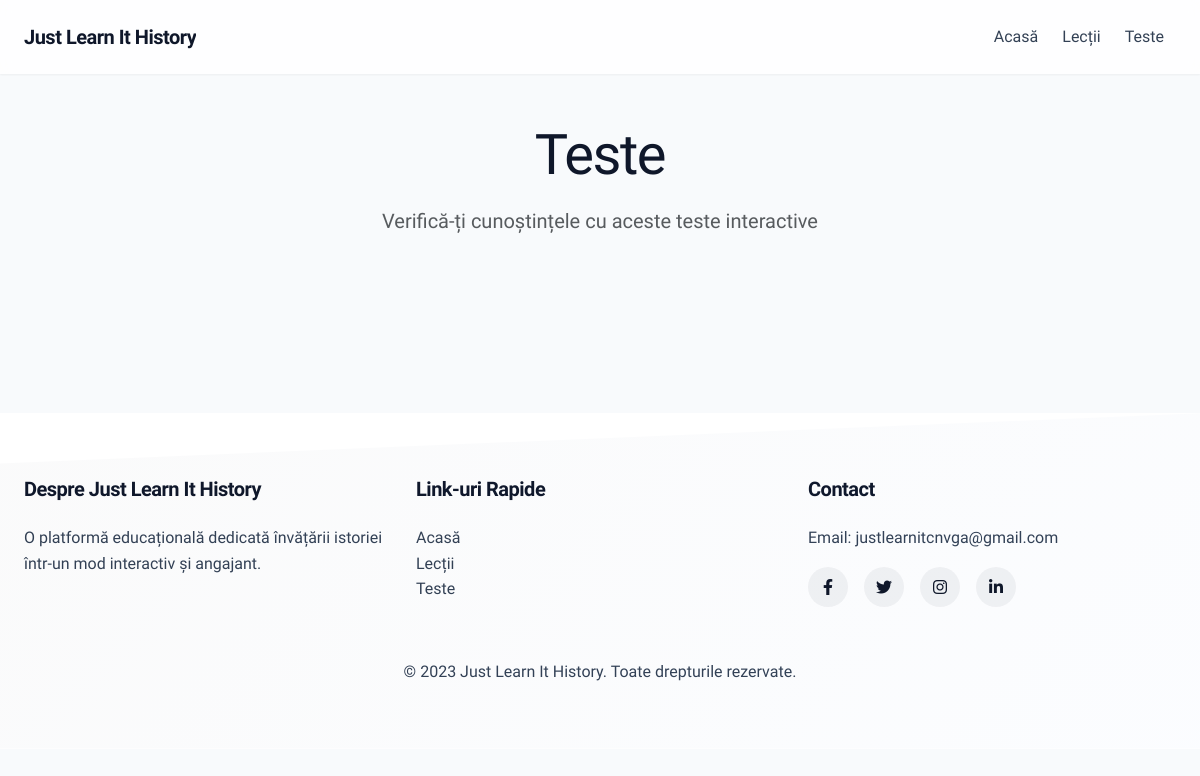
/tests, run on an earlier commit of the app's database.
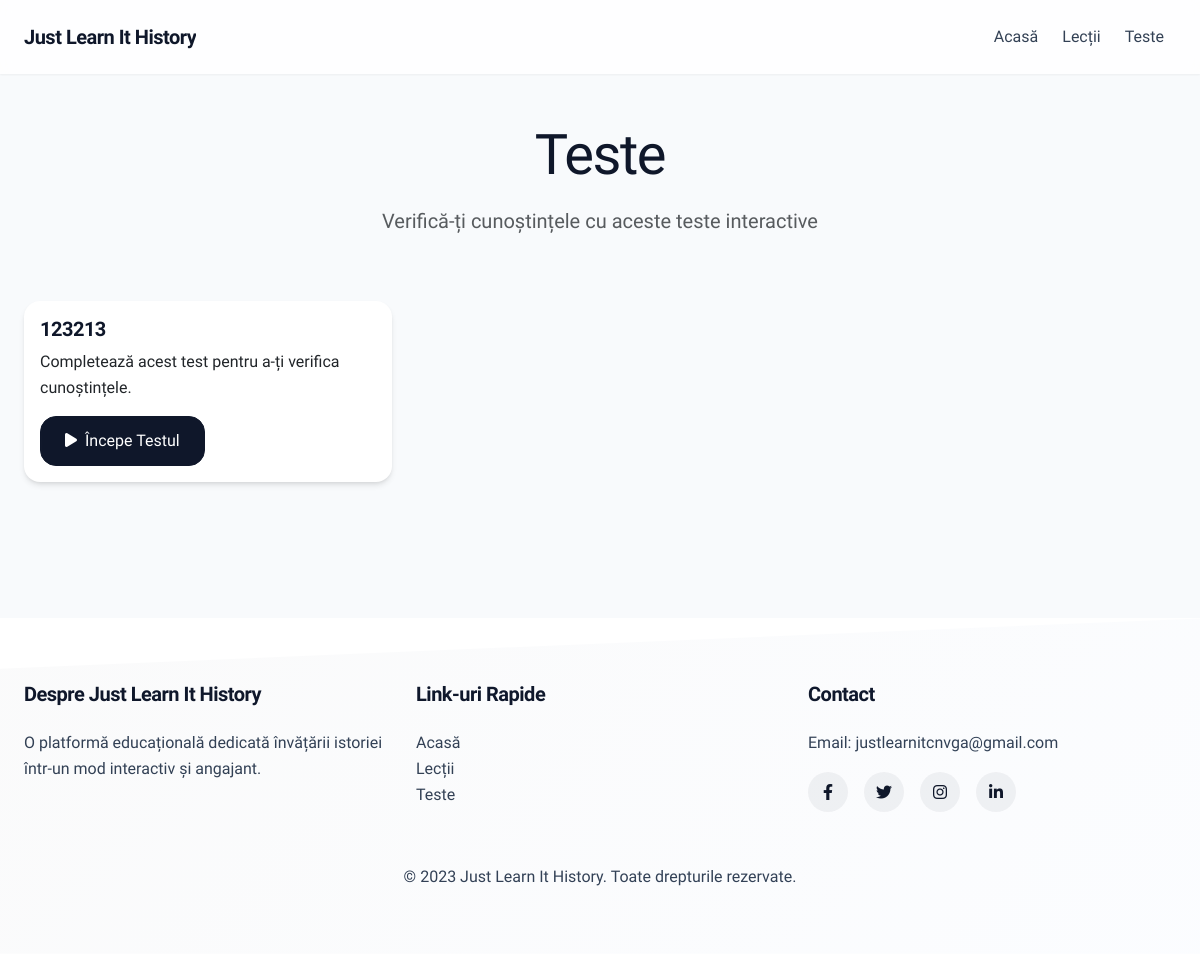
And on a later commit of the database.
### app.py (models this page shows, shortened)
class Test(db.Model):
    id = db.Column(db.Integer, primary_key=True)
    title = db.Column(db.String(200), nullable=False)
    order = db.Column(db.Integer, nullable=False)
    questions_json = db.Column(db.Text, nullable=False)

### app.py (the view)
@app.route('/tests')
def tests():
    try:
        tests = Test.query.all()
    except Exception as e:
        if 'no such column: test.order' in str(e):
            print("Recreating database with correct schema...")
            db.drop_all()
            db.create_all()
            tests = []
        else:
            raise e
    return render_template('tests.html', tests=tests)

### templates/tests.html (shortened to what this page needs)
{% extends "base.html" %}
{% block content %}
<div class="container py-5">
    <div class="row mb-5">
        <div class="col-12 text-center">
            <h1 class="display-4 mb-3">Teste</h1>
            <p class="lead text-muted">Verifică-ți cunoștințele cu aceste teste interactive</p>
        </div>
    </div>
    <div class="row">
        {% for test in tests %}
        <div class="col-md-6 col-lg-4 mb-4">
            <div class="card test-card h-100">
                <div class="card-body">
                    <h5 class="card-title">{{ test.title }}</h5>
                    <p class="card-text">Completează acest test pentru a-ți verifica cunoștințele.</p>
                    <button class="btn btn-primary" onclick="startTest({{ test.id }})">
                        <i class="fas fa-play me-2"></i>Începe Testul
                    </button>
                </div>
            </div>
        </div>
        {% endfor %}
    </div>
</div>
{% endblock %}

### templates/base.html (shortened to what this page needs)
<!DOCTYPE html>
<html lang="ro">
<head>
    <link href="https://cdn.jsdelivr.net/npm/bootstrap@5.3.0/dist/css/bootstrap.min.css" rel="stylesheet">
    <link href="https://cdn.quilljs.com/1.3.6/quill.snow.css" rel="stylesheet">
    <link rel="stylesheet" href="https://cdnjs.cloudflare.com/ajax/libs/font-awesome/6.0.0/css/all.min.css">
</head>
<body>
    <nav class="navbar navbar-expand-lg navbar-dark">
        <div class="container">
            <a class="navbar-brand" href="{{ url_for('index') }}">Just Learn It History</a>
            <div class="collapse navbar-collapse" id="navbarNav">
                <ul class="navbar-nav ms-auto">
                    <li class="nav-item">
                        <a class="nav-link" href="{{ url_for('index') }}">Acasă</a>
                    </li>
                    <li class="nav-item">
                        <a class="nav-link" href="{{ url_for('lessons') }}">Lecții</a>
                    </li>
                    <li class="nav-item">
                        <a class="nav-link" href="{{ url_for('tests') }}">Teste</a>
                    </li>
                </ul>
            </div>
        </div>
    </nav>
    {% block content %}{% endblock %}
    <footer>
        <div class="container">
            <div class="row">
                <div class="col-md-4">
                    <h5>Despre Just Learn It History</h5>
                    <p>O platformă educațională dedicată învățării istoriei într-un mod interactiv și angajant.</p>
                </div>
                <div class="col-md-4">
                    <h5>Link-uri Rapide</h5>
                    <ul class="list-unstyled">
                        <li><a href="{{ url_for('index') }}">Acasă</a></li>
                        <li><a href="{{ url_for('lessons') }}">Lecții</a></li>
                        <li><a href="{{ url_for('tests') }}">Teste</a></li>
                    </ul>
                </div>
                <div class="col-md-4">
                    <h5>Contact</h5>
                    <p>Email: justlearnitcnvga@gmail.com</p>
                    <div class="social-icons">
                        <a href="#"><i class="fab fa-facebook-f"></i></a>
                        <a href="#"><i class="fab fa-twitter"></i></a>
                        <a href="#"><i class="fab fa-instagram"></i></a>
                        <a href="#"><i class="fab fa-linkedin-in"></i></a>
                    </div>
                </div>
            </div>
            <hr class="mt-4 mb-3" style="border-color: rgba(255, 255, 255, 0.1);">
            <div class="text-center">
                <p class="mb-0">&copy; 2023 Just Learn It History. Toate drepturile rezervate.</p>
            </div>
        </div>
    </footer>
</body>
</html>

### templates/base.html (style rules this page uses)
:root { --primary-color: #0f172a; --secondary-color: #1e293b; --accent-color: #3b82f6; --light-color: #f8fafc; --dark-color: #0f172a; --success-color: #10b981; --text-color: #334155; --border-radius: 16px; --transition: all 0.3s cubic-bezier(0.4, 0, 0.2, 1); --shadow-sm: 0 1px 2px 0 rgb(0 0 0 / 0.05); --shadow: 0 4px 6px -1px rgb(0 0 0 / 0.1), 0 2px 4px -2px rgb(0 0 0 / 0.1); --shadow-lg: 0 10px 15px -3px rgb(0 0 0 / 0.1), 0 4px 6px -4px rgb(0 0 0 / 0.1); }
body { font-family: 'Plus Jakarta Sans', sans-serif; color: var(--text-color); background-color: var(--light-color); line-height: 1.6; overflow-x: hidden; }
h1, h2, h3, h4, h5, h6 { font-family: 'Plus Jakarta Sans', sans-serif; color: var(--dark-color); font-weight: 600; letter-spacing: -0.025em; }
.navbar { background: rgba(255, 255, 255, 0.8); backdrop-filter: blur(8px); box-shadow: var(--shadow-sm); padding: 1rem 0; position: sticky; top: 0; z-index: 1000; animation: fadeIn 0.5s ease-out; }
.navbar-brand { font-weight: 700; color: var(--dark-color) !important; font-size: 1.25rem; letter-spacing: -0.025em; position: relative; overflow: hidden; }
.navbar-brand::after { content: ''; position: absolute; bottom: 0; left: 0; width: 0; height: 2px; background: linear-gradient(90deg, var(--accent-color), var(--dark-color)); transition: var(--transition); }
.nav-link { color: var(--text-color) !important; font-weight: 500; transition: var(--transition); padding: 0.5rem 1rem; border-radius: var(--border-radius); margin: 0 0.25rem; position: relative; }
.nav-link::after { content: ''; position: absolute; bottom: 0; left: 50%; width: 0; height: 2px; background-color: var(--accent-color); transition: var(--transition); transform: translateX(-50%); }
.btn { border-radius: var(--border-radius); padding: 0.75rem 1.5rem; font-weight: 500; transition: var(--transition); position: relative; overflow: hidden; }
.btn::before { content: ''; position: absolute; top: 0; left: 0; width: 100%; height: 100%; background: linear-gradient(45deg, transparent, rgba(255, 255, 255, 0.1), transparent); transform: translateX(-100%); transition: var(--transition); }
.btn-primary { background-color: var(--dark-color); border-color: var(--dark-color); }
.card { border: none; border-radius: var(--border-radius); box-shadow: var(--shadow); transition: var(--transition); background: white; overflow: hidden; animation: scaleIn 0.5s ease-out; }
.card-title { color: var(--dark-color); font-weight: 600; letter-spacing: -0.025em; }
footer { background-color: white; color: var(--text-color); padding: 4rem 0; margin-top: 4rem; position: relative; overflow: hidden; animation: fadeIn 1s ease-out; }
footer::before { content: ''; position: absolute; top: 0; left: 0; width: 100%; height: 100%; background: linear-gradient(135deg, rgba(15, 23, 42, 0.02), rgba(59, 130, 246, 0.02)); clip-path: polygon(0 15%, 100% 0, 100% 100%, 0 100%); }
footer h5 { color: var(--dark-color); font-weight: 600; margin-bottom: 1.5rem; letter-spacing: -0.025em; animation: slideInLeft 0.8s ease-out; }
footer a { color: var(--text-color); text-decoration: none; transition: var(--transition); position: relative; }
footer a::after { content: ''; position: absolute; bottom: -2px; left: 0; width: 0; height: 1px; background-color: var(--accent-color); transition: var(--transition); }
.social-icons a { display: inline-flex; align-items: center; justify-content: center; width: 40px; height: 40px; background-color: rgba(15, 23, 42, 0.05); border-radius: 50%; margin-right: 12px; transition: var(--transition); color: var(--dark-color); animation: scaleIn 0.5s ease-out; }
.container { max-width: 1200px; padding: 0 1.5rem; }

What changed in the data, as far as the page shows it:
added Test: title "123213"
